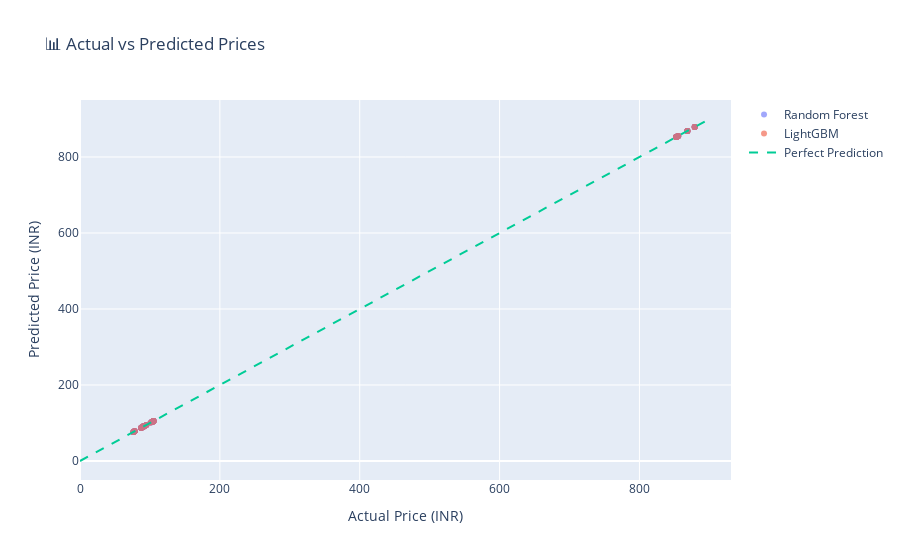

The cell this chart's notebook holds for it:
### Code cell
# Actual vs Predicted Plot
y_pred_rf = best_rf.predict(X_test)
y_pred_lgb = best_lgb.predict(X_test)

fig = go.Figure()
fig.add_trace(go.Scatter(x=y_test.values, y=y_pred_rf, mode='markers', name='Random Forest', opacity=0.6))
fig.add_trace(go.Scatter(x=y_test.values, y=y_pred_lgb, mode='markers', name='LightGBM', opacity=0.6))
fig.add_trace(go.Scatter(x=[0, 900], y=[0, 900], mode='lines', name='Perfect Prediction', line=dict(dash='dash')))

fig.update_layout(
    title='Actual vs Predicted Prices',
    xaxis_title='Actual Price (INR)',
    yaxis_title='Predicted Price (INR)'
)
fig.show()
